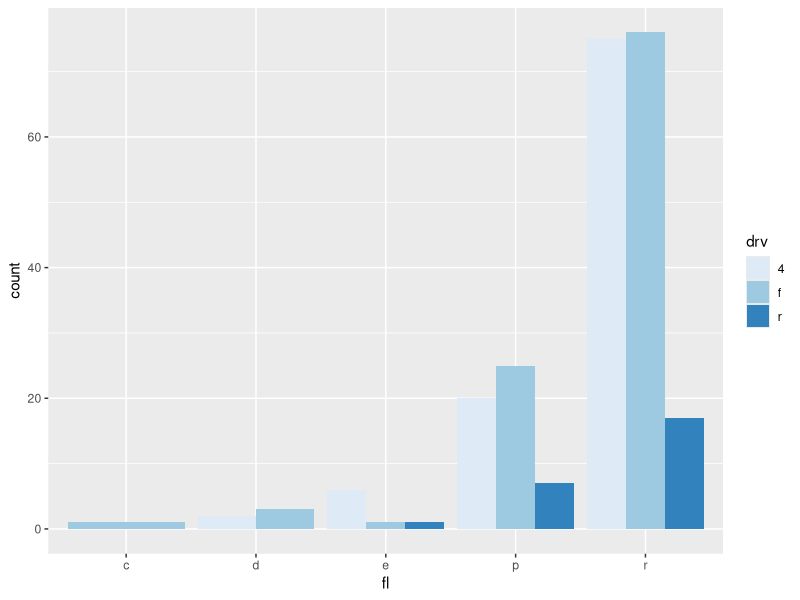
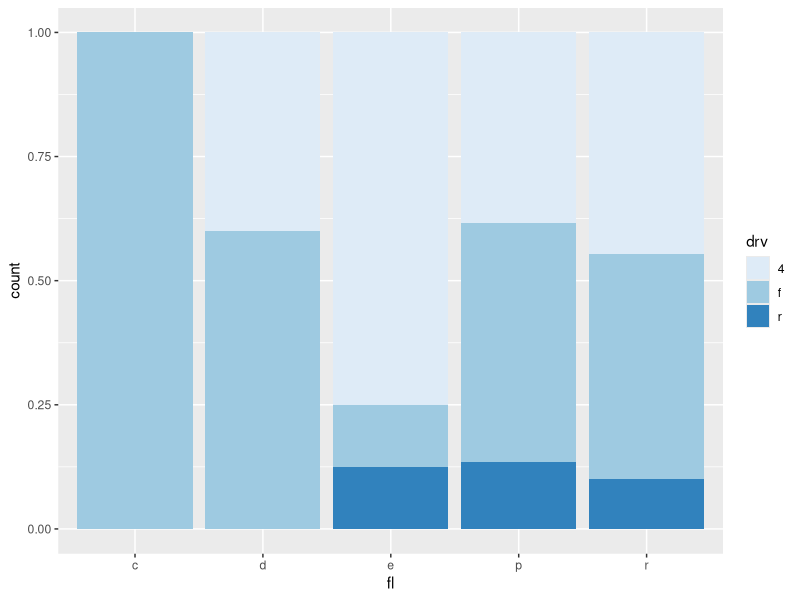
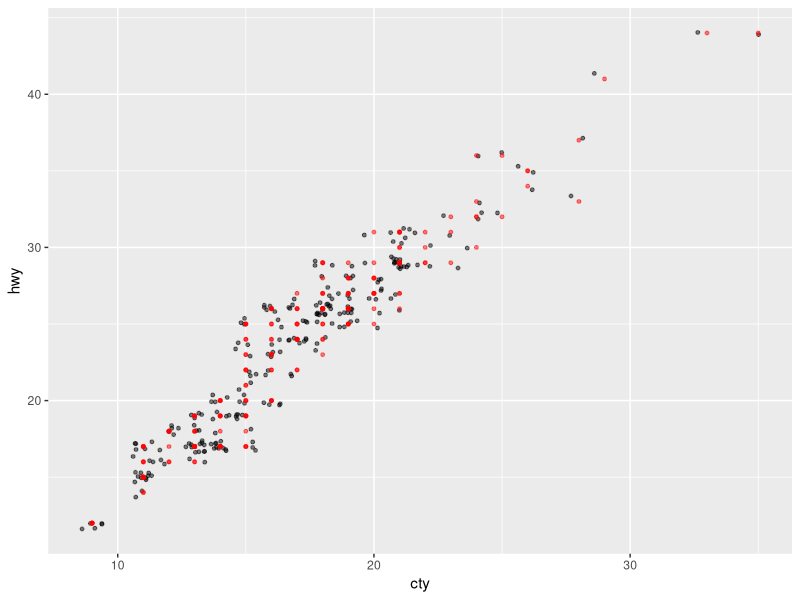
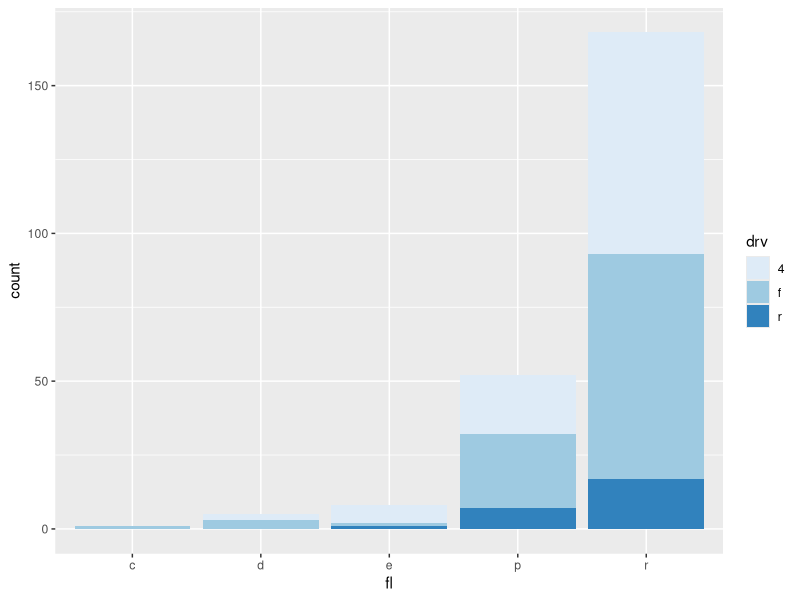
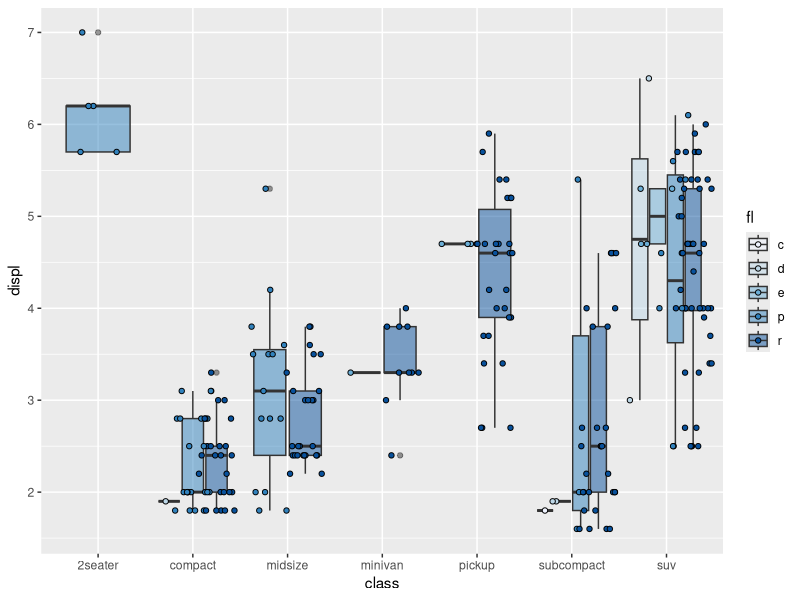

R code for these plots, in order:
## ---- chunk 1
knitr::opts_chunk$set(warning = FALSE, message = FALSE)
knitr::opts_chunk$set(fig.align = "center", fig.width = 6, fig.asp = 0.7)
library(ggplot2)
library(dplyr)
## ---- chunk 2
ggplot(mpg, aes(fl, fill = drv)) + 
  geom_bar(position = position_dodge()) + 
  scale_fill_brewer(palette = 1)
## ---- chunk 3
ggplot(mpg, aes(fl, fill = drv)) + 
  geom_bar(position = position_fill()) + 
  scale_fill_brewer(palette = 1)
## ---- chunk 4
ggplot(mpg, aes(cty, hwy)) + 
  geom_point(position = position_jitter(), size = 1, alpha = 0.5) + 
  geom_point(color = "red", size = 1, alpha = 0.5)
## ---- chunk 5
ggplot(mpg, aes(fl, fill = drv)) + 
  geom_bar(position = position_stack()) + 
  scale_fill_brewer(palette = 1)
## ---- chunk 6
ggplot(mpg, aes(class, displ, fill = fl)) +
  geom_boxplot(alpha = 0.5) +
  geom_point(pch = 21, position = position_jitterdodge()) +
  scale_fill_brewer(palette = 1)
